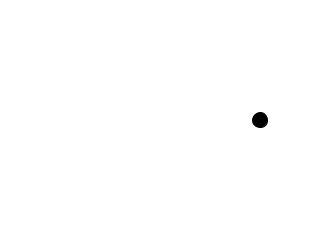
Frame 1 (no input)
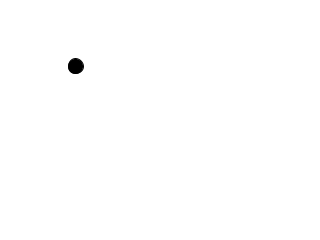
Frame 60 (the mouse pressed at the canvas centre just before this capture)
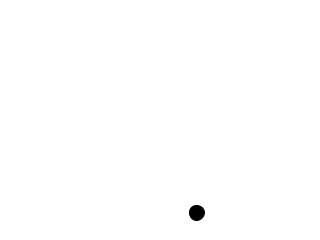
Frame 120 (the mouse held since frame 60 and released just before this capture)

The Processing sketch that drew these frames (run headless with seeded random() and noise(); from frame 60 on, the mouse is pressed at the canvas centre):

// Processing sketch: Angle
// ── Angle.pde

float angle;
int speed;
int radius;
float x, y;

void setup() {
  
  size(320,240);
  smooth();
  speed = 100;
  radius = 100;
}


void draw() {
  background(255);
  
  float inc = angle;
  angle += TWO_PI / speed;

  x = radius * cos(inc) + width * 0.5f;
  y = radius * sin(inc) + height * 0.5f;
 
  fill(0);
  ellipse(x,y,15,15);
 
}
